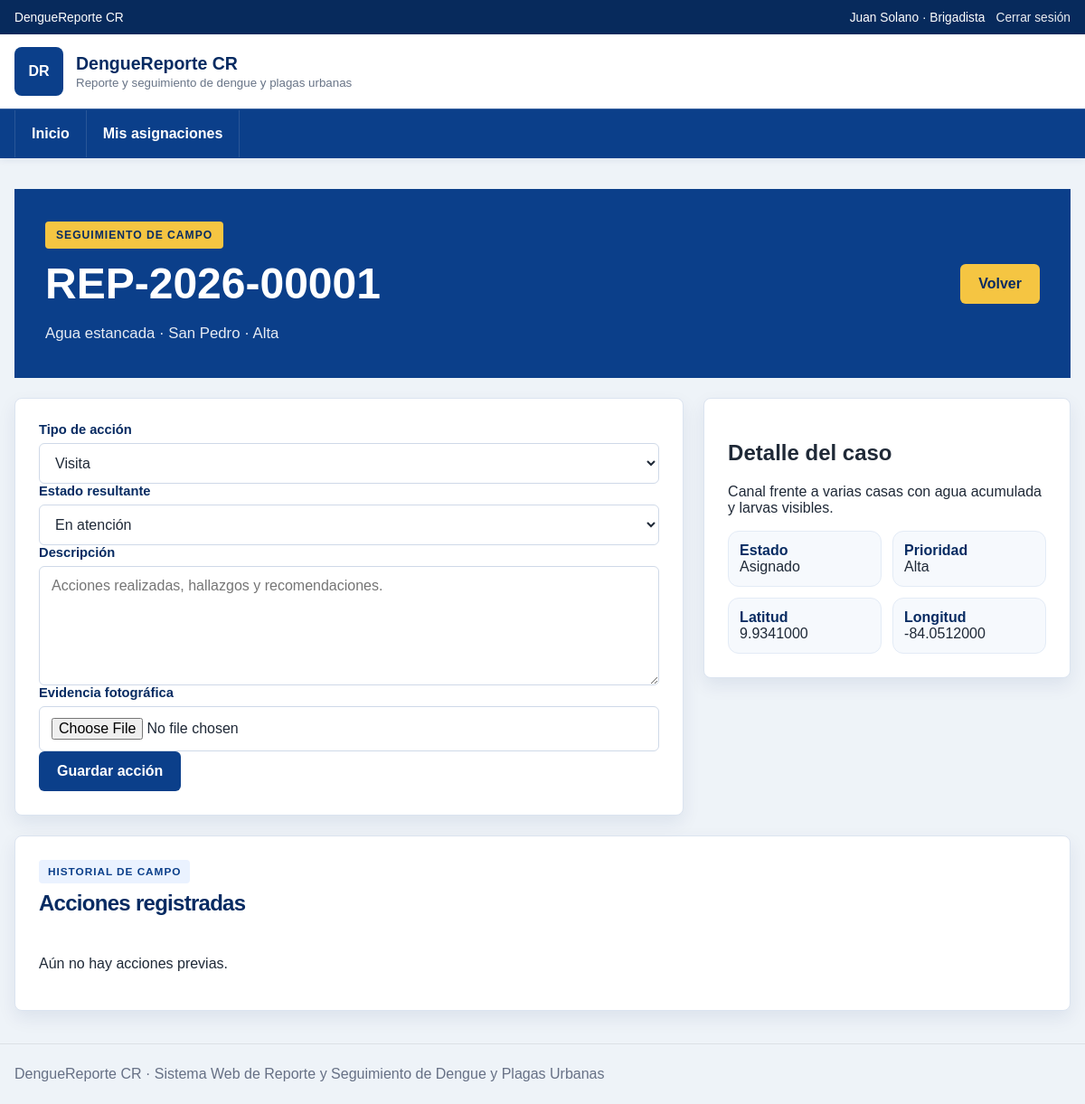
The app's page /index.php?controller=brigadista&action=accion&reporte_id=1 (signed in) with its own data.
### tables this page shows
CREATE TABLE asignaciones (
  id INT AUTO_INCREMENT PRIMARY KEY,
  reporte_id INT NOT NULL,
  brigadista_id INT NOT NULL,
  inspector_id INT NOT NULL,
  fecha_asignacion DATETIME NOT NULL DEFAULT CURRENT_TIMESTAMP,
  prioridad ENUM('Alta','Media','Baja') NOT NULL,
  activa TINYINT(1) NOT NULL DEFAULT 1,
  motivo_reasignacion VARCHAR(255) NULL,
  CONSTRAINT fk_asignacion_reporte FOREIGN KEY (reporte_id) REFERENCES reportes(id),
  CONSTRAINT fk_asignacion_brigadista FOREIGN KEY (brigadista_id) REFERENCES usuarios(id),
  CONSTRAINT fk_asignacion_inspector FOREIGN KEY (inspector_id) REFERENCES usuarios(id),
  INDEX idx_asignacion_activa(brigadista_id,activa)
);

CREATE TABLE reportes (
  id INT AUTO_INCREMENT PRIMARY KEY,
  codigo VARCHAR(30) UNIQUE NULL,
  usuario_id INT NOT NULL,
  zona_id INT NOT NULL,
  latitud DECIMAL(10,7) NOT NULL,
  longitud DECIMAL(10,7) NOT NULL,
  descripcion TEXT NOT NULL,
  tipo_foco_id INT NOT NULL,
  estado_id INT NOT NULL,
  prioridad ENUM('Alta','Media','Baja') NOT NULL DEFAULT 'Media',
  validado TINYINT(1) NOT NULL DEFAULT 0,
  fecha_creacion DATETIME NOT NULL DEFAULT CURRENT_TIMESTAMP,
  fecha_resolucion DATETIME NULL,
  CONSTRAINT fk_reporte_usuario FOREIGN KEY (usuario_id) REFERENCES usuarios(id),
  CONSTRAINT fk_reporte_zona FOREIGN KEY (zona_id) REFERENCES zonas(id),
  CONSTRAINT fk_reporte_tipo FOREIGN KEY (tipo_foco_id) REFERENCES tipos_foco(id),
  CONSTRAINT fk_reporte_estado FOREIGN KEY (estado_id) REFERENCES estados_reporte(id),
  INDEX idx_reporte_estado(estado_id),
  INDEX idx_reporte_zona(zona_id),
  INDEX idx_reporte_fecha(fecha_creacion)
);

CREATE TABLE tipos_foco (
  id INT AUTO_INCREMENT PRIMARY KEY,
  nombre VARCHAR(60) NOT NULL UNIQUE
);

CREATE TABLE zonas (
  id INT AUTO_INCREMENT PRIMARY KEY,
  nombre VARCHAR(100) NOT NULL,
  descripcion VARCHAR(255),
  latitud_centro DECIMAL(10,7) NOT NULL,
  longitud_centro DECIMAL(10,7) NOT NULL,
  municipalidad_id INT NULL,
  CONSTRAINT fk_zona_municipalidad FOREIGN KEY (municipalidad_id) REFERENCES municipalidades(id)
);

CREATE TABLE estados_reporte (
  id INT AUTO_INCREMENT PRIMARY KEY,
  nombre VARCHAR(40) NOT NULL UNIQUE
);

### app/core/Controller.php (called while the page is built, shortened)
<?php
class Controller
{
    protected function render(string $view, array $data = []): void
    {
        extract($data, EXTR_SKIP);
        require APP_PATH . '/views/layouts/header.php';
        require APP_PATH . '/views/' . $view . '.php';
        require APP_PATH . '/views/layouts/footer.php';
    }
}

### app/controllers/BrigadistaController.php (called while the page is built, shortened)
<?php
class BrigadistaController extends Controller
{
    private FieldActionModel $field;
    public function __construct()
    {
        $db = Database::getConnection();
        $this->field = new FieldActionModel($db);
    }
    public function accion(): void
    {
        $reporteId = (int)($_GET['reporte_id'] ?? $_POST['reporte_id'] ?? 0);
        $caso = $reporteId ? $this->field->assignment($reporteId, Auth::id()) : null;
        $this->render('brigadista/accion', [
            'pageTitle' => 'Registrar acción de campo',
            'caso' => $caso,
            'acciones' => $this->field->actions($reporteId),
            'historial' => $this->field->history($reporteId),
        ]);
    }
}

### public/index.php (called while the page is built, shortened)
<?php
require APP_PATH . '/core/helpers.php';
require APP_PATH . '/core/Auth.php';
require APP_PATH . '/core/Controller.php';
$action = $_GET['action'] ?? 'index';
try {
    $controller = new $map[$controllerName]();
    $controller->$action();
} catch (PDOException $e) {
    http_response_code(500);
    $message = (getenv('APP_ENV') ?: 'local') === 'local'
        ? $e->getMessage()
        : 'Error de base de datos.';
    echo '<h1>Error de conexión</h1><p>'
        . htmlspecialchars($message, ENT_QUOTES, 'UTF-8')
        . '</p>';
}

### app/core/Auth.php (called while the page is built, shortened)
<?php
class Auth
{
    public static function id(): ?int
    {
        return isset($_SESSION['user']['id']) ? (int)$_SESSION['user']['id'] : null;
    }
}

### app/models/FieldActionModel.php (called while the page is built, shortened)
<?php
class FieldActionModel
{
    public function assignment(int $reporteId, int $brigadistaId): ?array
    {
        $sql = "
            SELECT
                a.*,
                r.codigo,
                r.descripcion,
                r.latitud,
                r.longitud,
                r.usuario_id,
                r.estado_id,
                r.prioridad,
                z.nombre AS zona,
                t.nombre AS tipo,
                e.nombre AS estado
            FROM asignaciones a
            JOIN reportes r ON r.id = a.reporte_id
            JOIN zonas z ON z.id = r.zona_id
            JOIN tipos_foco t ON t.id = r.tipo_foco_id
            JOIN estados_reporte e ON e.id = r.estado_id
            WHERE a.reporte_id = :reporte
              AND a.brigadista_id = :brigadista
              AND a.activa = 1
            LIMIT 1
        ";
        $stmt = $this->db->prepare($sql);
        $stmt->execute([
            'reporte' => $reporteId,
            'brigadista' => $brigadistaId,
        ]);
        return $stmt->fetch() ?: null;
    }
}

### app/core/helpers.php (called while the page is built, shortened)
<?php
function url(string $controller = 'home', string $action = 'index', array $params = []): string
{
    $query = array_merge(['controller' => $controller, 'action' => $action], $params);
    return 'index.php?' . http_build_query($query);
}
function e(?string $value): string
{
    return htmlspecialchars((string)$value, ENT_QUOTES, 'UTF-8');
}

### app/views/brigadista/accion.php (the view, shortened to what this page needs)
<section class="page-hero mvc-hero">
  <div>
    <span class="tag">Seguimiento de campo</span>
    <h1><?= e($caso['codigo']) ?></h1>
    <p><?= e($caso['tipo']) ?> · <?= e($caso['zona']) ?> · <?= e($caso['prioridad']) ?></p>
  </div>
  <a class="btn btn-glow" href="<?= url('brigadista', 'asignaciones') ?>">Volver</a>
</section>
<section class="mvc-two-col">
  <form method="post" enctype="multipart/form-data" class="card panel-card stack">
    <div class="field">
      <label>Tipo de acción</label>
      <select name="tipo_accion" required>
        <option value="Visita">Visita</option>
      </select>
    </div>
    <div class="field">
      <label>Estado resultante</label>
      <select name="estado_resultado" required>
        <option value="En atención">En atención</option>
      </select>
    </div>
    <div class="field">
      <label>Descripción</label>
      <textarea name="descripcion" required minlength="10" placeholder="Acciones realizadas, hallazgos y recomendaciones."></textarea>
    </div>
    <div class="field">
      <label>Evidencia fotográfica</label>
      <input type="file" name="evidencia" accept="image/jpeg,image/png,image/webp">
    </div>
    <button class="btn" type="submit">Guardar acción</button>
  </form>
  <div class="card panel-card">
    <h2>Detalle del caso</h2>
    <p><?= e($caso['descripcion']) ?></p>
    <div class="detail-list">
      <div><strong>Estado</strong><br><?= e($caso['estado']) ?></div>
      <div><strong>Prioridad</strong><br><?= e($caso['prioridad']) ?></div>
      <div><strong>Latitud</strong><br><?= e($caso['latitud']) ?></div>
      <div><strong>Longitud</strong><br><?= e($caso['longitud']) ?></div>
    </div>
  </div>
</section>
<section class="card panel-card mvc-section-space">
  <div class="section-title">
    <div><span class="eyebrow">Historial de campo</span><h2>Acciones registradas</h2></div>
  </div>
  <div class="timeline-grid">
    <?php if (!$acciones): ?><p>Aún no hay acciones previas.</p><?php endif; ?>
  </div>
</section>

### css/style.css (style rules this page uses)
:root { --azul: #0b3f8a; --azul-oscuro: #072b62; --azul-suave: #eaf2ff; --celeste: #00a6d6; --amarillo: #f5c542; --verde: #2f9e44; --rojo: #d94848; --naranja: #f08c00; --texto: #1f2937; --muted: #687487; --linea: #dbe4f0; --fondo: #f4f7fb; --blanco: #ffffff; --sombra: 0 18px 42px rgba(7, 43, 98, 0.13); --radio: 18px; font-family: Arial, Helvetica, sans-serif; }
* { box-sizing: border-box; }
html { scroll-behavior: smooth; }
body { margin: 0; min-height: 100vh; color: var(--texto); background: radial-gradient(circle at top right, rgba(0, 166, 214, .12), transparent 320px), linear-gradient(180deg, #ffffff 0, var(--fondo) 360px, #eef3f9 100%); }
a { color: inherit; text-decoration: none; }
button, input, select, textarea { font: inherit; }
.status-pill, .tag, .eyebrow, .owner, .map-chip { display: inline-flex; align-items: center; gap: 7px; width: fit-content; border-radius: 999px; font-weight: 800; }
.hero, .page-hero { position: relative; overflow: hidden; color: #fff; border-radius: 0 0 34px 34px; background: linear-gradient(100deg, rgba(7, 43, 98, .98), rgba(11, 63, 138, .92)), radial-gradient(circle at 92% 18%, rgba(245, 197, 66, .42), transparent 270px); }
.hero::after, .page-hero::after { content: ""; position: absolute; right: -80px; bottom: -120px; width: 320px; height: 320px; border-radius: 50%; border: 42px solid rgba(255,255,255,.08); }
.page-hero { margin-bottom: 28px; padding: 36px 34px; display: flex; align-items: center; justify-content: space-between; gap: 20px; }
.hero-copy h1, .page-hero h1 { margin: 12px 0 14px; max-width: 760px; line-height: 1.03; font-size: clamp(2.1rem, 4.8vw, 4.1rem); letter-spacing: -.05em; }
.hero-copy p, .page-hero p { max-width: 680px; margin: 0; color: rgba(255,255,255,.88); line-height: 1.65; font-size: 1.05rem; }
.tag { padding: 8px 12px; color: var(--azul-oscuro); background: var(--amarillo); text-transform: uppercase; font-size: .76rem; letter-spacing: .08em; }
.btn { display: inline-flex; align-items: center; justify-content: center; gap: 8px; min-height: 44px; padding: 11px 18px; border-radius: 10px; border: 2px solid transparent; background: var(--azul); color: #fff; font-weight: 800; cursor: pointer; transition: .18s ease; box-shadow: 0 10px 22px rgba(11, 63, 138, .17); }
.btn-glow { background: var(--amarillo); color: var(--azul-oscuro); }
.card { background: #fff; border-radius: var(--radio); border: 1px solid var(--linea); box-shadow: var(--sombra); }
.panel-card { padding: 28px; }
.section-title { display: flex; align-items: end; justify-content: space-between; gap: 16px; margin-bottom: 22px; }
.compact-title h2, .section-title h2, .map-head h2 { margin: 8px 0 6px; color: var(--azul-oscuro); letter-spacing: -.03em; }
.eyebrow { padding: 6px 10px; color: var(--azul); background: var(--azul-suave); font-size: .74rem; letter-spacing: .08em; text-transform: uppercase; }
.service-grid, .module-grid, .stats-grid, .chart-grid, .timeline-grid, .info-grid { display: grid; gap: 18px; }
.timeline-grid { grid-template-columns: repeat(3, minmax(0, 1fr)); }
.field { display: grid; gap: 7px; }
.field label { color: var(--azul-oscuro); font-weight: 800; font-size: .92rem; }
.field input, .field select, .field textarea { width: 100%; border: 1px solid #cfd9e8; border-radius: 12px; background: #fff; color: var(--texto); padding: 12px 13px; outline: none; }
.field textarea { min-height: 132px; resize: vertical; }
.detail-list { display: grid; grid-template-columns: repeat(2, minmax(0, 1fr)); gap: 12px; }
.detail-list div { padding: 12px; border-radius: 12px; background: #f6f9fd; border: 1px solid #e3ebf6; }
.detail-list strong { color: var(--azul-oscuro); }
body { background: #eef3f8; }
.status-pill, .tag, .eyebrow, .owner, .map-chip { border-radius: 4px; }
.hero, .page-hero { border-radius: 0; background: #0b3f8a; }
.hero::after, .page-hero::after { display: none; }
.hero-copy h1, .page-hero h1 { max-width: 780px; font-size: clamp(2rem, 4vw, 3.2rem); line-height: 1.12; letter-spacing: 0; }
.hero-copy p, .page-hero p { color: rgba(255,255,255,.9); }
.btn { border-radius: 6px; box-shadow: none; }
.btn-glow { background: #f5c542; }
.hero-dashboard, .institution-card, .card, .map-card, .detail-card, .case-preview, .chart-card, .insight-card { border-radius: 8px; box-shadow: 0 8px 20px rgba(7, 43, 98, .08); }
.panel-card { padding: 26px; }
.field input, .field select, .field textarea, .upload-zone, .table-wrap, #mapaCaso { border-radius: 6px; }

### records on screen
asignaciones: reporte.codigo "REP-2026-00001", tipos_foco.nombre "Agua estancada", zonas.nombre "San Pedro", reporte.prioridad "Alta", reporte.descripcion "Canal frente a varias casas con agua acumulada y larvas visibles.", estados_reporte.nombre "Asignado", reporte.latitud "9.9341000", reporte.longitud "-84.0512000"

### other values on screen
$user['nombre'] "Juan Solano"
$role "Brigadista"
